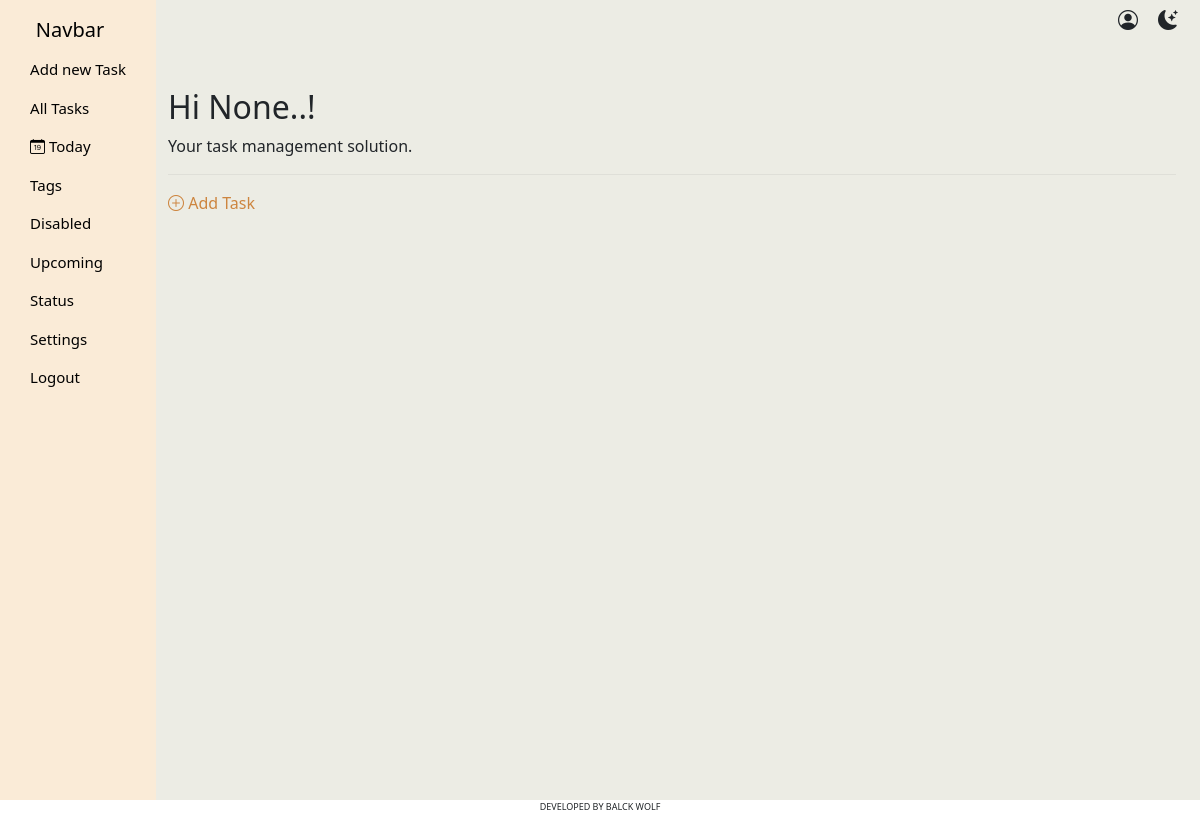
The app's page /base/, older data.
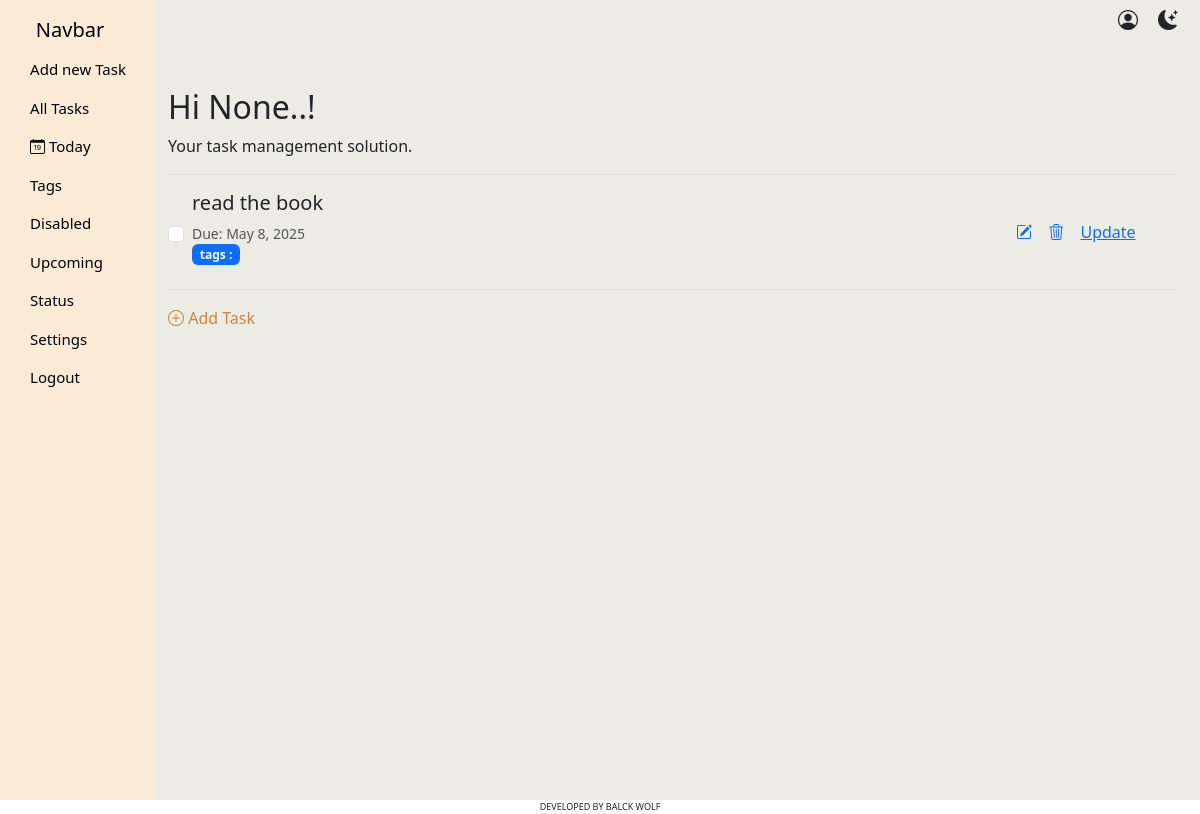
The same page, newer data.
### base/models.py (models this page shows)
class task(models.Model):
    title = models.CharField(max_length=255)
    description = models.TextField()
    user = models.ForeignKey(User, on_delete=models.CASCADE)
    created_at = models.DateTimeField(auto_now_add=True)
    updated_on = models.DateTimeField(default=datetime.now)
    due_date = models.DateField(default=datetime.now)
    priority = models.CharField(
        max_length=20, default='normal')
    status = models.CharField(
        max_length=20, choices=status_choices, default='in_progress')
    completed = models.BooleanField(default=0)
    tags = models.ManyToManyField(tag, null=True, default='')

class tag(models.Model):
    tag_name = models.CharField(max_length=50, default='genral')
    user = models.ForeignKey(User, on_delete=models.CASCADE)
    created_at = models.DateField(default=datetime.now)

### base/views.py (the view)
# urls.py: path('', views.index, name='index'),
def index(request):
    data = task.objects.all()
    tag_data = tag.objects.all()
    username = request.session.get('username')
    task_create = task_creation_form()
    return render(request, 'base/index.html', {'title': 'Dashboard', 'tasks': data, 'username': username, "task_create": task_create, 'tags': tag_data})

### base/forms.py
class task_creation_form(forms.ModelForm):
    class Meta:
        model = task
        fields = '__all__'

### base/templates/base/index.html (shortened to what this page needs)
{% extends 'base/base.html' %}
{% block dashboard %}
    <div class="container mt-5">
        <h2 class="">Hi {{username}}..! </h2>
        <p class="">Your task management solution.</p>
        <hr style="color: rgba(128, 128, 128, 0.47);">
        {% for task in tasks %}
            <div class="taskCard mb-3">
                <input type="checkbox" class="form-check-input" {% if task.completed %}checked{% endif %}
                onchange="toggleTask('{{ task.id }}', this)">
                <div class="tsci">
                    <div class="" style="margin-left: 0.5rem;">
                      <h5 id="task-text-{{ task.id }}" class="{% if task.completed %}completed{% endif %}">
                          {{ task.title }}
                      </h5>
                      <p class=""><small class="text-muted">Due: {{ task.due_date }}</small></p>
                      <div class="mb-2">
                        {% for tag in task.tags.all %}
                          <span class="badge bg-primary me-1">tags : {{ tag.tag_name }}</span>
                        {% empty %}
                          <span class="text-muted">No tags</span>
                        {% endfor %}
                      </div>
                    </div>
                   <div>
                    <a href="{% url 'task_detail' task.id %}" ><i class="bi bi-pencil-square"></i></a>
                    <a href="{% url 'delete_task' task.id %}" > <i class="bi bi-trash3"></i></a>
                    <a href="#" onclick="openUpdateModal({{task.id}})">Update</a>
                   </div>
                </div>
            </div>
            <hr style="color: rgba(128, 128, 128, 0.47);">
        {% endfor %}
    <a class="link_btn" data-bs-toggle="collapse" href="#collapseExample" role="button" aria-expanded="false" aria-controls="collapseExample">
      <i class="bi bi-plus-circle"></i> Add Task
    </a>
      {% include 'base/create_task_form.html' %}
  <div style="height: 10vh;">&nbsp;</div>
    </div>
{% endblock %}

### base/templates/base/base.html (shortened to what this page needs)
{% load static %}
{% load bootstrap5 %}
{% bootstrap_css %}
<!DOCTYPE html>
<html lang="en">
  <head>
    <link rel="stylesheet" href="{% static 'style.css' %}" />
    <link
      rel="stylesheet"
      href="https://cdn.jsdelivr.net/npm/bootstrap-icons@1.11.1/font/bootstrap-icons.css"
    />
  </head>
  <body>
    {% block body %}
    <div class="body">
      {% block menubar %}
      <div class="menuCont">
        <nav class="navbar navbar-expand-lg sidebar">
          <div
            class="container-fluid"
            style="display: flex; flex-direction: column"
          >
            <a class="navbar-brand" href="#">Navbar</a>
            <div class="collapse navbar-collapse" id="navbarNav">
              <ul
                class="navbar-nav"
                style="display: flex; flex-direction: column"
              >
                <li class="nav-item">
                  <a class="nav-link" href="#">Add new Task</a>
                </li>
                <li class="nav-item">
                  <a class="nav-link active" aria-current="page" href="#"
                    >All Tasks</a
                  >
                </li>
                <li class="nav-item">
                  <a class="nav-link" href="#"
                    ><i class="bi bi-calendar-date"> </i>Today</a
                  >
                </li>
                <li class="nav-item">
                  <a class="nav-link" href="#">Tags</a>
                </li>
                <li class="nav-item">
                  <a class="nav-link">Disabled</a>
                </li>
                <li class="nav-item">
                  <a class="nav-link">Upcoming</a>
                </li>
                <li class="nav-item">
                  <a class="nav-link">Status</a>
                </li>
                <li class="nav-item">
                  <a class="nav-link">Settings</a>
                </li>
                <li class="nav-item">
                  <a class="nav-link btn-danger">Logout</a>
                </li>
              </ul>
            </div>
          </div>
        </nav>
      </div>
      {% endblock menubar%}
      {% block content %}
        <div class="content">
          {% block topmenu%}
            <div class="topMenu">
              <a><i class="bi bi-person-circle"></i></a>
              <a><i class="bi bi-moon-stars-fill"></i></a>
            </div>
          {% endblock topmenu %}
          {% block dashboard %}
          {% endblock dashboard %}
        </div>
      {% endblock content %}
    </div>
    <div class="footer text-center">
      <p>DEVELOPED BY BALCK WOLF</p>
     </div>
    {% endblock body%}
  </body>
</html>

### base/templates/base/create_task_form.html (shortened to what this page needs)
{% load static %}
{% load bootstrap5 %}
<link href="https://cdn.jsdelivr.net/npm/bootstrap@5.3.0-alpha1/dist/css/bootstrap.min.css" rel="stylesheet">
<link
rel="stylesheet"
href="https://cdn.jsdelivr.net/npm/bootstrap-icons@1.11.1/font/bootstrap-icons.css"
/>
<link rel="stylesheet" href="{% static 'style.css' %}" />
{% bootstrap_css %}

### base/static/style.css (style rules this page uses)
.body { display: flex; background-color: rgb(236, 236, 228); }
p { margin: 0px !important; }
.menuCont { width: 13vw; max-width: 400px; background-color: antiquewhite; height: 100vh; position: sticky; left: 0px; top: 0px }
.menuCont a { color : black; }
#navbarNav { display: flex; flex-direction: column; }
.nav-item .nav-link { color : black !important; font-size: 15; }
.sidebar .container-fluid { align-items: flex-start; padding: 2px; }
.content { width: 86vw; }
.topMenu { display: flex; justify-content: flex-end; }
.topMenu a { padding: 10px; }
.topMenu a i { font-size: 20px; }
.tsci { width: 95%; display: flex; justify-content: space-between; align-items: center; }
.taskCard { display: flex; align-items: center; }
.tsci a { padding: 0px 6px; }
.link_btn { text-decoration: none; color: peru; }
.footer { font-size: 9px; }

Row changes from the older to the newer data that the page shows:
added task: title "read the book", due_date "May 8, 2025"
